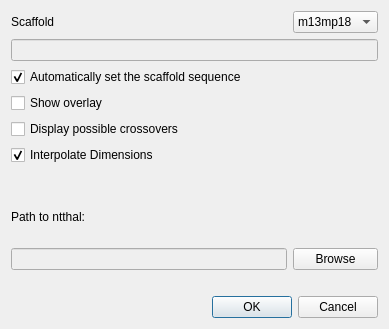
<?xml version="1.0" encoding="UTF-8"?>
<ui version="4.0">
 <class>SEAdenitaCoreSettingsGUI</class>
 <widget class="QWidget" name="SEAdenitaCoreSettingsGUI">
  <property name="geometry">
   <rect>
    <x>0</x>
    <y>0</y>
    <width>389</width>
    <height>329</height>
   </rect>
  </property>
  <property name="sizePolicy">
   <sizepolicy hsizetype="Expanding" vsizetype="Expanding">
    <horstretch>0</horstretch>
    <verstretch>0</verstretch>
   </sizepolicy>
  </property>
  <property name="focusPolicy">
   <enum>Qt::ClickFocus</enum>
  </property>
  <property name="windowTitle">
   <string/>
  </property>
  <layout class="QVBoxLayout" name="verticalLayout">
   <item>
    <layout class="QGridLayout" name="gridLayout">
     <property name="sizeConstraint">
      <enum>QLayout::SetNoConstraint</enum>
     </property>
     <item row="7" column="0" colspan="3">
      <spacer name="horizontalSpacer">
       <property name="orientation">
        <enum>Qt::Horizontal</enum>
       </property>
       <property name="sizeHint" stdset="0">
        <size>
         <width>40</width>
         <height>20</height>
        </size>
       </property>
      </spacer>
     </item>
     <item row="9" column="0">
      <widget class="QLineEdit" name="lineNtthal">
       <property name="enabled">
        <bool>false</bool>
       </property>
       <property name="readOnly">
        <bool>false</bool>
       </property>
      </widget>
     </item>
     <item row="0" column="0">
      <widget class="QLabel" name="label">
       <property name="text">
        <string>Scaffold</string>
       </property>
      </widget>
     </item>
     <item row="8" column="0" colspan="3">
      <widget class="QLabel" name="label_3">
       <property name="text">
        <string>Path to ntthal:</string>
       </property>
      </widget>
     </item>
     <item row="1" column="0" colspan="3">
      <widget class="QLineEdit" name="lineCustomScaffold">
       <property name="enabled">
        <bool>false</bool>
       </property>
       <property name="readOnly">
        <bool>false</bool>
       </property>
      </widget>
     </item>
     <item row="9" column="1" colspan="2">
      <widget class="QPushButton" name="btnSetPathNtthal">
       <property name="text">
        <string>Browse</string>
       </property>
      </widget>
     </item>
     <item row="0" column="1" colspan="2">
      <widget class="QComboBox" name="cmbScaffold">
       <item>
        <property name="text">
         <string>m13mp18</string>
        </property>
       </item>
       <item>
        <property name="text">
         <string>p7249</string>
        </property>
       </item>
       <item>
        <property name="text">
         <string>Custom</string>
        </property>
       </item>
      </widget>
     </item>
     <item row="2" column="0" colspan="3">
      <widget class="QCheckBox" name="chkAutoScaffold">
       <property name="text">
        <string>Automatically set the scaffold sequence</string>
       </property>
       <property name="checked">
        <bool>true</bool>
       </property>
      </widget>
     </item>
     <item row="3" column="0" colspan="3">
      <widget class="QCheckBox" name="chkOverlay">
       <property name="text">
        <string>Show overlay</string>
       </property>
      </widget>
     </item>
     <item row="4" column="0" colspan="3">
      <widget class="QCheckBox" name="chkXODisplay">
       <property name="text">
        <string>Display possible crossovers</string>
       </property>
      </widget>
     </item>
     <item row="10" column="0" colspan="3">
      <spacer name="horizontalSpacer_2">
       <property name="orientation">
        <enum>Qt::Horizontal</enum>
       </property>
       <property name="sizeHint" stdset="0">
        <size>
         <width>40</width>
         <height>20</height>
        </size>
       </property>
      </spacer>
     </item>
     <item row="6" column="0" colspan="3">
      <widget class="QCheckBox" name="chkInterpolateDim">
       <property name="text">
        <string>Interpolate Dimensions</string>
       </property>
       <property name="checked">
        <bool>true</bool>
       </property>
      </widget>
     </item>
     <item row="11" column="0" colspan="3">
      <widget class="QDialogButtonBox" name="dialogButtons">
       <property name="standardButtons">
        <set>QDialogButtonBox::Cancel|QDialogButtonBox::Ok</set>
       </property>
      </widget>
     </item>
    </layout>
   </item>
  </layout>
 </widget>
 <resources/>
 <connections>
  <connection>
   <sender>btnSetPathNtthal</sender>
   <signal>released()</signal>
   <receiver>SEAdenitaCoreSettingsGUI</receiver>
   <slot>onSetPathNtthal()</slot>
   <hints>
    <hint type="sourcelabel">
     <x>330</x>
     <y>241</y>
    </hint>
    <hint type="destinationlabel">
     <x>194</x>
     <y>164</y>
    </hint>
   </hints>
  </connection>
 </connections>
 <slots>
  <slot>onSetPathNtthal()</slot>
 </slots>
</ui>
